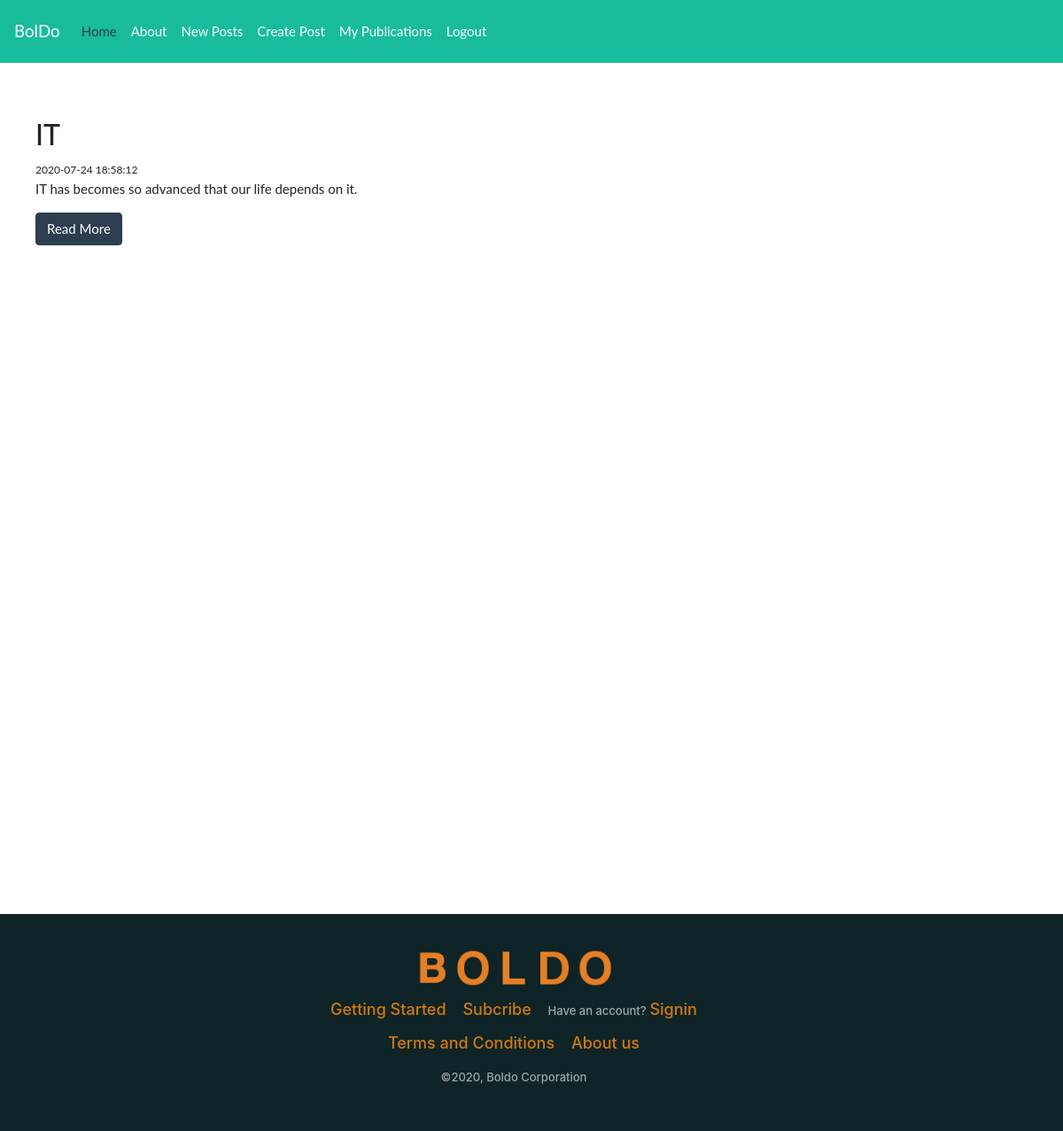
The app's page /Boldo/myposts.php (signed in) with its own data.
### tables this page shows
CREATE TABLE `postsnew` (
  `id` int(11) NOT NULL,
  `title` varchar(255) NOT NULL,
  `body` longtext NOT NULL,
  `created_at` timestamp NOT NULL DEFAULT current_timestamp() ON UPDATE current_timestamp(),
  `author_id` int(11) NOT NULL
);

### Boldo/myposts.php (the view, shortened to what this page needs)
<!DOCTYPE html>
<html lang="eng">
    <head>
        <link rel="stylesheet" href="/bootstrap.min.css">
        <link href="/Boldo/StyleSheet/index.css" type="text/css" rel="stylesheet">
    </head>
    <body>
        <div id="header">
            <?php include("../../htdocs/Boldo/header.php"); ?>
        <br>
        <div class='posts_show'>
                <?php
                    $con = new mysqli("localhost","root","","bol");
                    $sql = "select * from postsnew";
                    $result = $con->query($sql);
                    while($row = $result->fetch_assoc()){
                        if($_SESSION['userid']==$row['author_id'])
                        {
                     ?>
                        <h3><?php echo $row['title']; ?></h3>
                        <small class="created_at"><?php echo $row['created_at']; ?></small><br>
                        <p><?php echo  substr($row['body'],0,250); ?></p>
                        <p><a class="btn btn-primary" href="post.php?id=<?php echo $row['id'];?>">Read More</a></p>
                <?php
                        }
                    }
                ?>
            </div>
        <div id="footer">
                <?php include("../../htdocs/Boldo/footer.php"); ?>
        </div>
    </body>
</html>

### Boldo/StyleSheet/footer.css (style rules this page uses)
#footer { position: absolute; bottom: 0px; background-color:#0e2426; height: auto; width: 100%; margin: 0%; }

### Boldo/StyleSheet/body.css (style rules this page uses)
body { position: relative; padding-bottom: 80%; margin: 0%; }

### Boldo/myposts.php (style rules this page uses)
.posts_show { margin: 40px 40px; border:20px 20px; }

### records on screen
postsnew: title "IT", created_at "2020-07-24 18:58:12", body "IT has becomes so advanced that our life depends on it."
